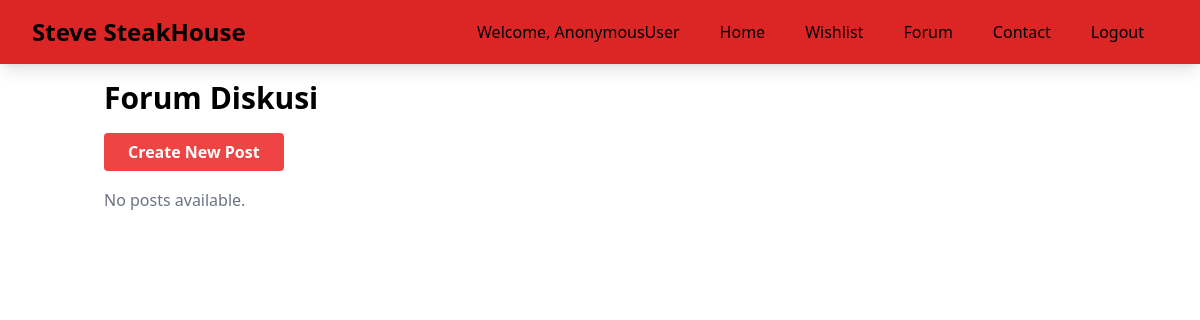
The app's page /forum_diskusi/, older data.
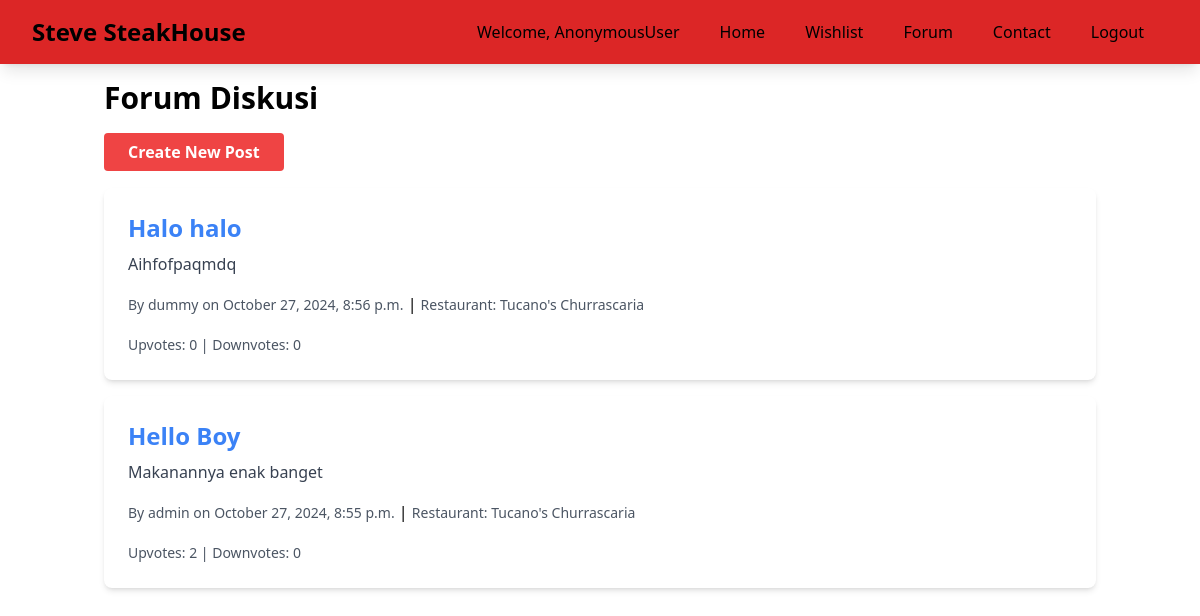
The same page, newer data.
### forum_diskusi/models.py (models this page shows, shortened)
class Post(models.Model):
    title = models.CharField(max_length=255)
    content = models.TextField()
    date_posted = models.DateTimeField(auto_now_add=True)
    author = models.ForeignKey(User, on_delete=models.CASCADE)
    upvotes = models.IntegerField(default=0)
    downvotes = models.IntegerField(default=0)
    resto = models.ForeignKey(Restaurant, on_delete=models.CASCADE, default=0)

### resto/models.py (models this page shows, shortened)
class Restaurant(models.Model):
    id = models.IntegerField(primary_key=True)
    name = models.CharField(max_length=100)
    price = models.IntegerField(validators=[MinValueValidator(1)])
    location = models.CharField(max_length=100)
    special_menu = models.CharField(max_length=100)
    rating = models.PositiveIntegerField(
        validators=[MinValueValidator(1), MaxValueValidator(5)], default = 0
    )
    description = models.TextField(default= "Steak house with a variety of dishes and a great view of the city")
    opening_time = models.TimeField(default="07:00:00")
    closing_time = models.TimeField(default = "22:00:00")

### forum_diskusi/views.py (the view)
# urls.py: path('', forum_index, name='forum_index'),
def forum_index(request):
    posts = Post.objects.all().order_by('-date_posted')
    return render(request, 'forum_diskusi/index.html', {'posts': posts})

### forum_diskusi/templates/forum_diskusi/index.html
{% extends "base.html" %}
{% load static %}
{% load form_tags %}
{% block content %}
{% include 'navbar.html' %}
<div class="container mx-auto px-4 mt-20">
    <h1 class="text-3xl font-bold mb-6">Forum Diskusi</h1>
    <a href="{% url 'forum_diskusi:post_create' %}" class="bg-red-500 hover:bg-red-700 text-white font-bold py-2 px-6 rounded transition duration-300">
        Create New Post
    </a>
    <div class="mt-6">
        {% for post in posts %}
        <div class="bg-white p-6 rounded-lg shadow-md mb-4">
            <h2 class="text-2xl font-bold mb-2"><a href="{% url 'forum_diskusi:post_detail' post.pk %}" class="text-blue-500 hover:underline">{{ post.title }}</a></h2>
            <p class="text-gray-700">{{ post.content|truncatechars:200 }}</p>
            <div class="mt-4">
                <span class="text-sm text-gray-600">By {{ post.author.username }} on {{ post.date_posted|date:"F j, Y, g:i a" }}</span> |
                <span class="text-sm text-gray-600">Restaurant: {{ post.resto.name }}</span>
            </div>
            <div class="mt-4">
                <span class="text-sm text-gray-600">Upvotes: {{ post.upvotes }} | Downvotes: {{ post.downvotes }}</span>
            </div>
        </div>
        {% empty %}
        <p class="text-gray-500">No posts available.</p>
        {% endfor %}
    </div>
</div>
{% endblock %}

Row changes from the older to the newer data that the page shows:
added Post: title "Halo halo", content "Aihfofpaqmdq", author.username "dummy", date_posted "October 27, 2024, 8:56 p.m.", resto.name "Tucano's Churrascaria", upvotes "0", downvotes "0"
added Post: title "Hello Boy", content "Makanannya enak banget", author.username "admin", date_posted "October 27, 2024, 8:55 p.m.", resto.name "Tucano's Churrascaria", upvotes "2", downvotes "0"
Text that changed along with them:
text no longer shown: "No posts available."
